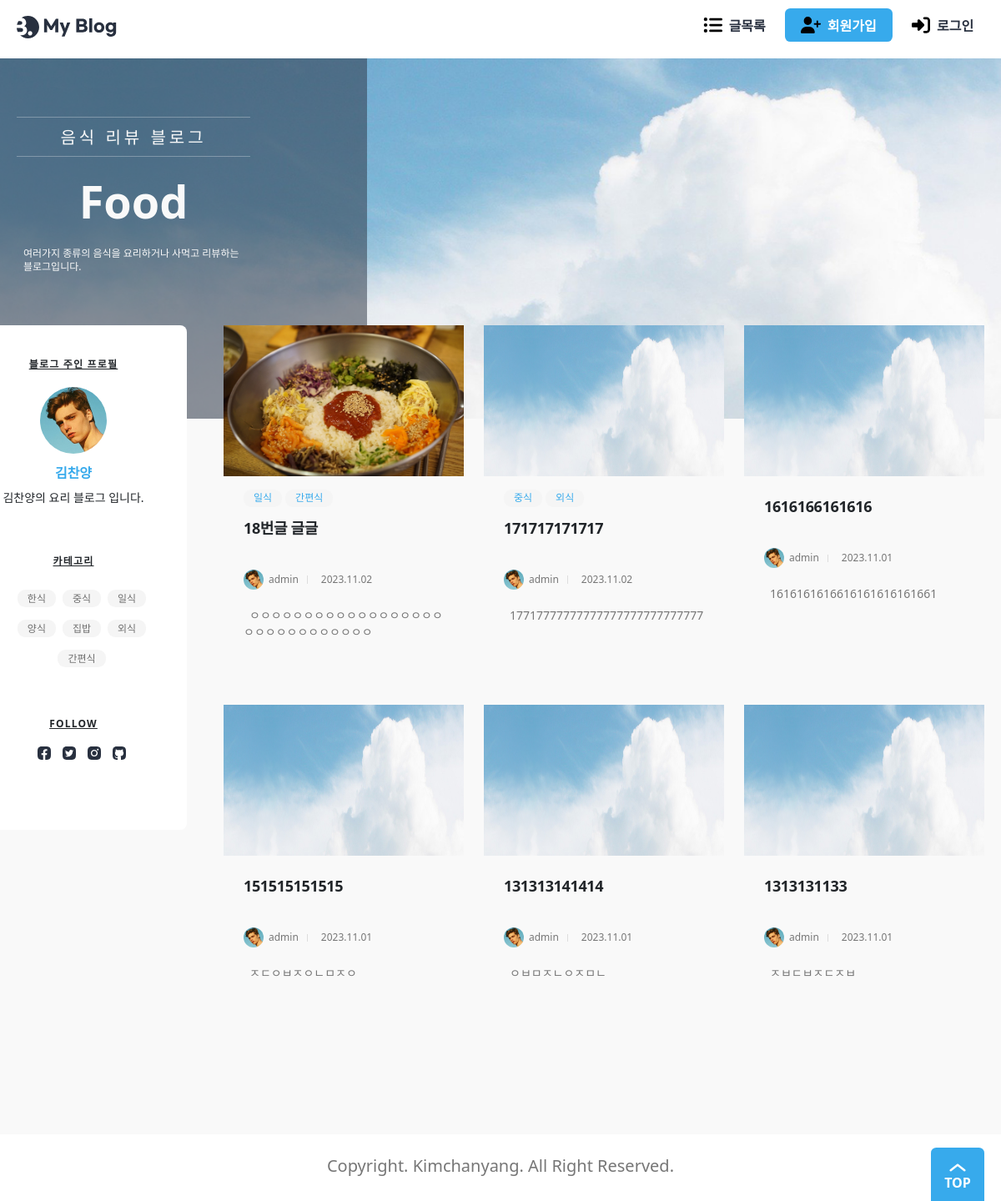
The page / on the database its author committed.
### blog/models.py (models this page shows, shortened)
class Post(models.Model):
    title = models.CharField(_("제목"), max_length=50)
    content = models.TextField(_("내용"))
    head_image = models.ImageField(
        _("메인 이미지"), upload_to="blog/images/%Y/%m/%d/", blank=True
    )
    file_upload = models.FileField(
        _("파일"), upload_to="blog/files/%Y/%m/%d/", blank=True
    )
    created_at = models.DateTimeField(_("작성일자"), auto_now_add=True)
    updated_at = models.DateTimeField(_("수정일자"), auto_now=True)
    author = models.ForeignKey(User, on_delete=models.CASCADE, verbose_name="작성자")
    tags = models.ManyToManyField("Tag", blank=True, verbose_name="태그")
    view_count = models.PositiveIntegerField(verbose_name="조회수", default=0)
    likes_count = models.PositiveIntegerField(verbose_name="좋아요", default=0)
    class Meta:
        ordering = ["-created_at"]

class Tag(models.Model):
    name = models.CharField(max_length=50, unique=True, verbose_name="태그 이름")
    def __str__(self):
        return self.name

### accounts/models.py (models this page shows)
class User(AbstractUser):
    nickname = models.CharField(_("닉네임"), max_length=50)
    profile_img = models.ImageField(
        _("프로필 사진"), upload_to=user_directory_path, blank=True
    )
    class Meta:
        db_table = "User"

### main/views.py (the view)
class PostPick6(ListView):
    model = Post
    ordering = "-pk"
    template_name = "main/index.html"
    def get_queryset(self):
        return Post.objects.all().order_by("-pk")[:6]
    def get_context_data(self, **kwargs):
        context = super().get_context_data(**kwargs)
        context["tags"] = Tag.objects.all()
        return context

### templates/main/index.html (shortened to what this page needs)
{% extends "base.html" %}
{% block main %}
{% load static %}
<div class="banner">
    <div class="max-width">
        <div class="banner-contents">
            <p class="sub-text">음식 리뷰 블로그</p>
            <p class="main-text">Food</p>
            <p class="description">
                여러가지 종류의 음식을 요리하거나 사먹고 리뷰하는 블로그입니다.
            </p>
        </div>
    </div>
</div>
<main>
    <div class="max-width">
        <ul class="posts">
            {% for post in object_list %}
            <li>
                <article onclick='location.href="{% url "post_detail" post.id %}"'
                    style="cursor: pointer; border-radius: 5px;">
                    <img {% if post.head_image %} src="{{ post.head_image.url }}" {% else %}
                        src="{% static 'images/background.jpg' %}" {% endif %} alt=""
                        style="width: 288px;height: 181px;">
                    <div class="contents-wrap">
                        <dl class="category">
                            {% for tag in post.tags.iterator %}
                            <dd><a href="{% url 'post_search_tag' tag %}">{{tag}}</a></dd>
                            {% endfor %}
                        </dl>
                        <h3>{{post.title}}</h3>
                        <dl class="author-wrap">
                            <dd class="author"><img src="{% static './images/profile.jpg' %}" alt="">{{post.author}}
                            </dd>
                            <dd class="created">{{post.created_at|date:'Y.m.d'}}</dd>
                        </dl>
                        <p class="post-description">
                            {{post.content|truncatechars:100}}
                        </p>
                    </div>
                </article>
            </li>
            {% endfor %}
        </ul>
        <aside class="about">
            <h2>블로그 주인 프로필</h2>
            <img src="{% static './assets/profile.jpg' %}" alt="" class="user-profile">
            <p class="user-name">김찬양</p>
            <p class="user-description">김찬양의 요리 블로그 입니다.</p>
            <h3>카테고리</h3>
            <ul class="categories">
                {% for tag in tags %}
                <li><a href="{% url 'post_search_tag' tag %}">{{ tag }}</a></li>
                {% endfor %}
            </ul>
            <h3>Follow</h3>
            <ul class="sns">
                <li>
                    <a href="#">
                        <img src="{% static './assets/Facebook.svg' %}" alt="Facebook">
                    </a>
                </li>
                <li>
                    <a href="#">
                        <img src="{% static './assets/Twitter.svg' %}" alt="Twitter">
                    </a>
                </li>
                <li>
                    <a href="#">
                        <img src="{% static './assets/Instagram.svg' %}" alt="Instagram">
                    </a>
                </li>
                <li>
                    <a href="https://github.com/Kimchanyang524">
                        <img src="{% static './assets/GitHub.svg' %}" alt="GitHub">
                    </a>
                </li>
            </ul>
        </aside>
    </div>
</main>
{% endblock main %}

### static/css/global.css (style rules this page uses)
:root { --main-color: rgb(55, 170, 236); --main-rgb: 55, 171, 236; --outline-border: rgb(55, 160, 236); --red-color: rgb(243, 124, 75); --red-rgb: 243, 124, 75; --black-color: #28303f; --white-color: #fff; --gray-color: #767676; --border-color: #ddd; --gray-background-light: #f9f9f9; --gray-background: #f5f5f5; --gray-text: #6f6f6f; --border-radius: 0.4em; }
h1, a, div, p, section, article, input, textarea { box-sizing: border-box; }
a { text-decoration: none; color: inherit; }
html { font-size: 10px; }
body { font-size: 1.6rem; line-height: 1.4; }
a { border-radius: 0.8rem; overflow: hidden; }
img { vertical-align: bottom; }
body { background: var(--gray-background-light); }
.max-width { width: 1224px; max-width: calc(100% - 4rem); margin: 0 auto; }

### static/css/about.css (style rules this page uses)
.about { flex-basis: calc((100% - 2.4rem * 3) / 4); flex-shrink: 0; align-self: flex-start; padding: 4rem 2.4rem 7rem; box-sizing: border-box; border-radius: var(--border-radius); background: var(--white-color); text-align: center; font-size: 2rem; }
.about h2, .about h3 { margin-bottom: 2rem; font-size: 1.2rem; font-weight: bold; text-transform: uppercase; text-decoration: underline; letter-spacing: 0.1em; }
.about h3 { margin-top: 6rem; }
.about .user-profile { width: 8rem; height: 8rem; object-fit: cover; border-radius: 50%; }
.about .user-name { color: var(--main-color); font-weight: bold; font-size: 1.6rem; margin: 1.2rem 0 0.8rem; }
.about .user-description { font-size: 1.4rem; padding: 0 0.4rem; }
.categories { display: flex; flex-wrap: wrap; align-items: center; justify-content: center; gap: 0.8rem; }
.categories li a { background: var(--gray-background); color: var(--gray-text); font-size: 1.2rem; border-radius: calc(var(--border-radius) * 2); padding: 0.2rem 1.2rem; }
.sns { display: flex; gap: 0.6rem; justify-content: center; margin-top: -0.4rem; }
.sns a { display: block; padding: 0.4rem; line-height: 1; }
.sns img { width: 1.6rem; display: block; }

### static/css/banner.css (style rules this page uses)
.banner { position: relative; background: url(../assets/background.jpg) no-repeat 50% 50% / cover; height: 27em; margin-bottom: -7em; }
.banner-contents { width: 28rem; padding: 7rem 0 14.5rem; text-align: center; color: var(--gray-background-light); }
.banner-contents::before { content: ""; display: block; position: absolute; top: 0; left: 0; width: calc((100% - 1224px) / 2 + 44rem); height: 100%; background: rgba(40, 48, 63, 0.5); }
.banner-contents > * { position: relative; }
.banner-contents .sub-text { border: 1px solid rgba(249, 249, 249, 0.3); border-width: 1px 0; padding: 1rem 0 0.8rem; font-size: 2rem; letter-spacing: 0.2em; }
.banner .main-text { font-weight: bold; font-size: 5.4rem; margin: 1.6rem 0; }
.description { font-size: 1.2rem; text-align: left; word-break: break-all; padding: 0 0.8rem; }
@media (max-width: 1280px) { .banner-contents::before { width: 44rem; } }

### static/css/category.css (style rules this page uses)
.category { display: flex; flex-wrap: wrap; color: var(--main-color); }
.category dd { margin-right: 0.4rem; padding: 0.2rem 1.2rem; border-radius: calc(var(--border-radius) * 2); background: var(--gray-background); font-size: 1.2rem; }

### static/css/author.css (style rules this page uses)
.author-wrap { display: flex; gap: 1rem; color: #767676; font-size: 1.2rem; }
.author-wrap dd { display: flex; align-items: center; gap: 0.6rem; }
.author img { width: 2em; height: 2em; border-radius: 50%; }
.created::before { content: ""; display: block; width: 1px; height: 0.8em; margin-right: 1rem; background: var(--border-color); }

### static/css/post.css (style rules this page uses)
.contents-wrap { padding: 1.6rem 2.4rem 2.4rem; }
.contents-wrap h3, .contents-wrap .post-description { display: -webkit-box; -webkit-box-orient: vertical; overflow: hidden; text-overflow: ellipsis; word-break: break-all; }
.contents-wrap h3 { height: calc(1.8rem * 1.4 * 2); margin: 1rem 0; font-size: 1.8rem; font-weight: bold; -webkit-line-clamp: 2; letter-spacing: -0.02em; }
.contents-wrap .post-description { height: calc(1.4rem * 1.4 * 3); margin-top: 1.6rem; color: var(--gray-color); font-size: 1.4rem; -webkit-line-clamp: 3; text-indent: 0.5em; }

### static/css/posts.css (style rules this page uses)
.posts { display: grid; grid-template-columns: repeat(3, 1fr); gap: 2.4rem; }

### static/css/main.css (style rules this page uses)
main > .max-width { display: flex; flex-direction: row-reverse; gap: 2.4rem; position: relative; }

### rows shown on the page
Post: head_image (picture), title "18번글 글글", author "admin", created_at "2023.11.02", content "ㅇㅇㅇㅇㅇㅇㅇㅇㅇㅇㅇㅇㅇㅇㅇㅇㅇㅇㅇㅇㅇㅇㅇㅇㅇㅇㅇㅇㅇㅇ"
Tag: name "일식"
Tag: name "간편식"
Post: title "171717171717", author "admin", created_at "2023.11.02", content "17717777777777777777777777777"
Tag: name "중식"
Tag: name "외식"
Post: title "1616166161616", author "admin", created_at "2023.11.01", content "1616161616616161616161661"
Post: title "151515151515", author "admin", created_at "2023.11.01", content "ㅈㄷㅇㅂㅈㅇㄴㅁㅈㅇ"
Post: title "131313141414", author "admin", created_at "2023.11.01", content "ㅇㅂㅁㅈㄴㅇㅈㅁㄴ"
Post: title "1313131133", author "admin", created_at "2023.11.01", content "ㅈㅂㄷㅂㅈㄷㅈㅂ"
Tag: name "한식"
Tag: name "양식"
Tag: name "집밥"
